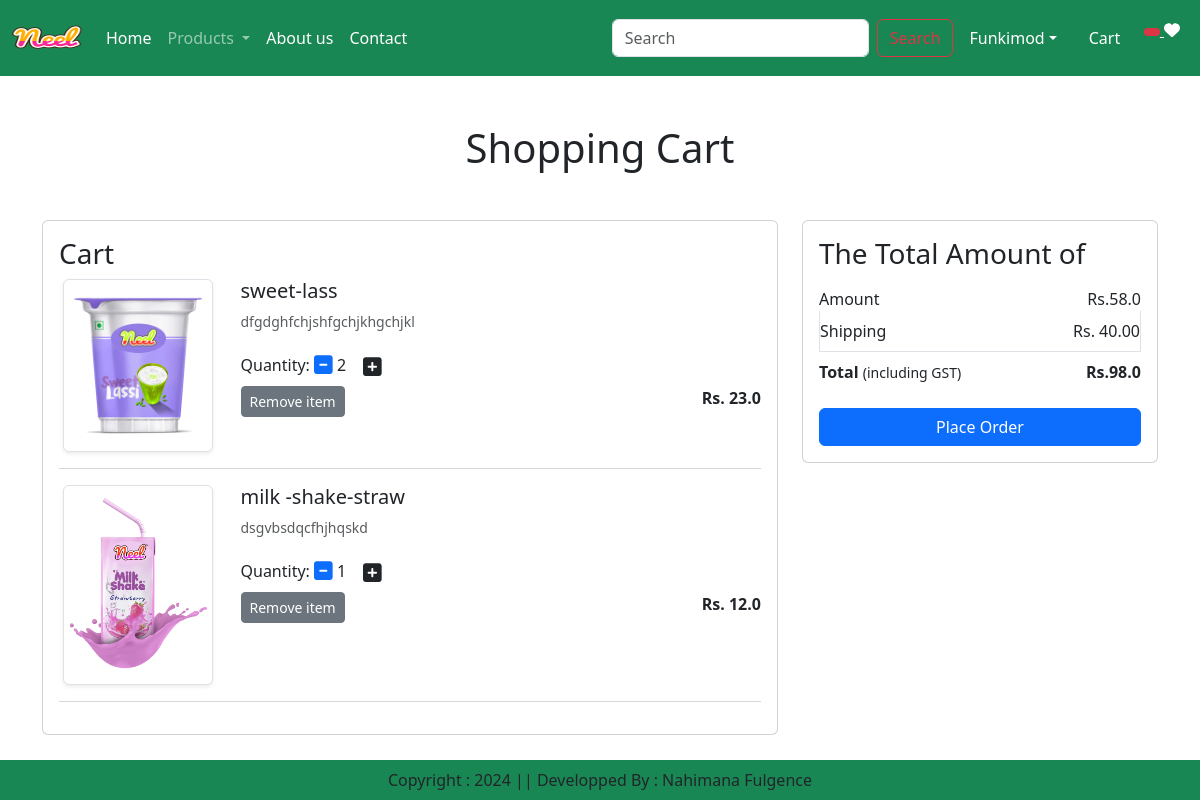
Screenshot of /cart/ (signed in) with the database file from the repository.
### app/models.py (models this page shows, shortened)
class Cart(models.Model):
    user = models.ForeignKey(User,on_delete=models.CASCADE)
    product = models.ForeignKey(Product,on_delete=models.CASCADE)
    quantity = models.PositiveIntegerField(default=1)

class Product(models.Model):
    title = models.CharField(max_length =100)
    selling_price = models.FloatField()
    discounted_price = models.FloatField()
    description = models.TextField()
    composition = models.TextField(default='')
    prodapp = models.TextField(default='')
    category = models.CharField(choices =CATEGORY_CHOICES,max_length =2)
    product_image = models.ImageField(upload_to='product')

### app/views.py (the view)
# urls.py: path('cart/',views.show_cart,name='showcart'),
@login_required
def show_cart(request):
    user = request.user
    cart = Cart.objects.filter(user=user)
    amount = 0
    for p in cart:
        value = p.quantity * p.product.discounted_price
        amount = amount + value
    totalamount = amount + 40
    totalitem=0
    if request.user.is_authenticated:
        totalitem = len(Cart.objects.filter(user=request.user))
    return render(request,'app/addtocart.html',locals())

### app/templates/app/addtocart.html (shortened to what this page needs)
{% extends 'app/base.html' %}
{% load static %}
{% block main-content %}
<div class="container my-5">
    <div class="row">
    {% if cart %}
    <h1 class="text-center mb-5">Shopping Cart</h1>
    <div class="col-sm-8">
        <div class="card">
            <div class="card-body">
                <h3>Cart</h3>
                {% for item in cart %}
                <div class="row">
                    <div class="col-sm-3 text-center align-self-center"><img src="{{item.product.product_image.url}}" alt="" srcset="" class="ing-fluid img-thumbnail shadow-sm" height="150" width="150"></div>
                    <div class="col-sm-9">
                        <div>
                            <h5>{{item.product.title}}</h5>
                            <p class="ab-2 text-muted small">{{item.product.description}}</p>
                            <div class="mу-3">
                                <label for="quantity">Quantity:</label>
                                <a class="minus- cart htn" pid={{item.product.id}}><i class="fas fa-minus-square fa-lg"></i></a>
                                <span id="quantity">{{item.quantity}}</span>
                                <a class="plus-cart btn" pid={{item.product.id}}><i class="fa fa-plus-square fa-lg"></i></a>
                            </div>
                            <div class="d-flex justify-content-between">
                              <a href="#" class="remove-cart btn btn-sm btn-secondary mr-3" pid={{item.product.id}}>Remove item</a>
                              <p class="mb-0"><span><strong>Rs. {{item.product.discounted_price}}</strong></span></p>
                            </div>
                        </div>
                    </div>
                </div>
                <hr class="text-muted">
                {% endfor %}
            </div>
        </div>
    </div>
    <div class= "col-sm-4">
        <div class="card">
            <div class="card-body">
            <h3> The Total Amount of</h3>
            <ul class="list-group">
                <li class="list-group-item d-flex justify-content-between align-items-center border-0 px-0 pb-0">Amount<span id="amount">
                    Rs.{{amount}} </span></li>
                    <li class="list-group-item d-flex justify-content-between align-items-center px-0">Shipping<span>Rs. 40.00</span></li> <li class="list-group-item d-flex justify-content-between align-items-center border-0 px-0 mb-3">
                        <div>
                            <strong>Total</strong> <small>(including GST)</small>
                        </div>
                        <span id="totalamount"><strong>Rs.{{totalamount}}</strong></span>
                    </li>
            </ul>
        <div class="d-grid"><a href="{%url 'checkout' %}" class="btn btn-primary">Place Order</a></div>
    </div>
</div>
</div>
{% else %}
<h1 class="text-center mb-5">Cart is Empty</h1>
{% endif %}
</div>
</div>
{% endblock main-content %}

### rows the page displays
Cart: product.product_image (picture), product "sweet-lass", product.description "dfgdghfchjshfgchjkhgchjkl", quantity "2", product.discounted_price "23.0"
Cart: product.product_image (picture), product "milk -shake-straw", product.description "dsgvbsdqcfhjhqskd", quantity "1", product.discounted_price "12.0"

### other values shown
{{ amount }} "58.0"
{{ totalamount }} "98.0"
